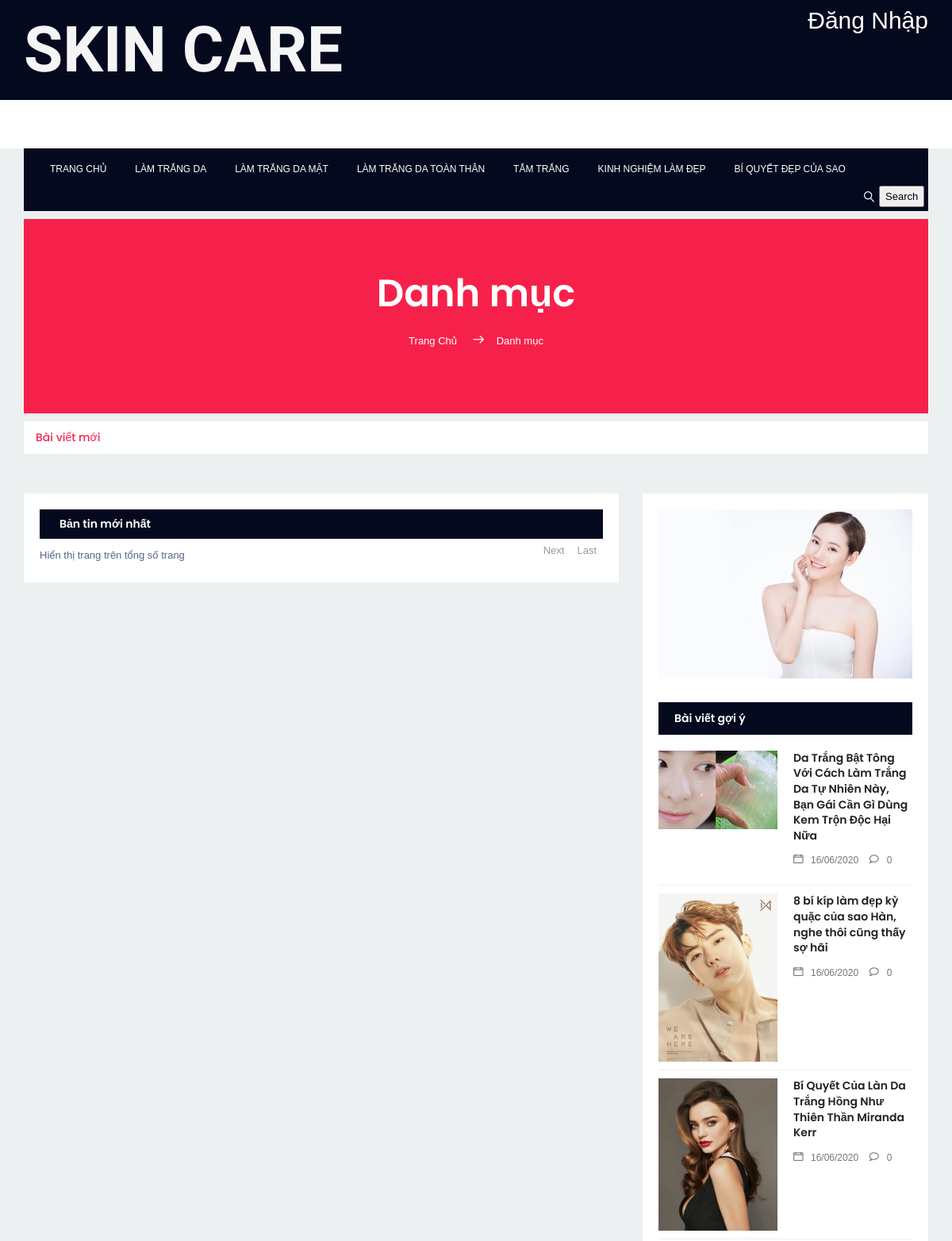
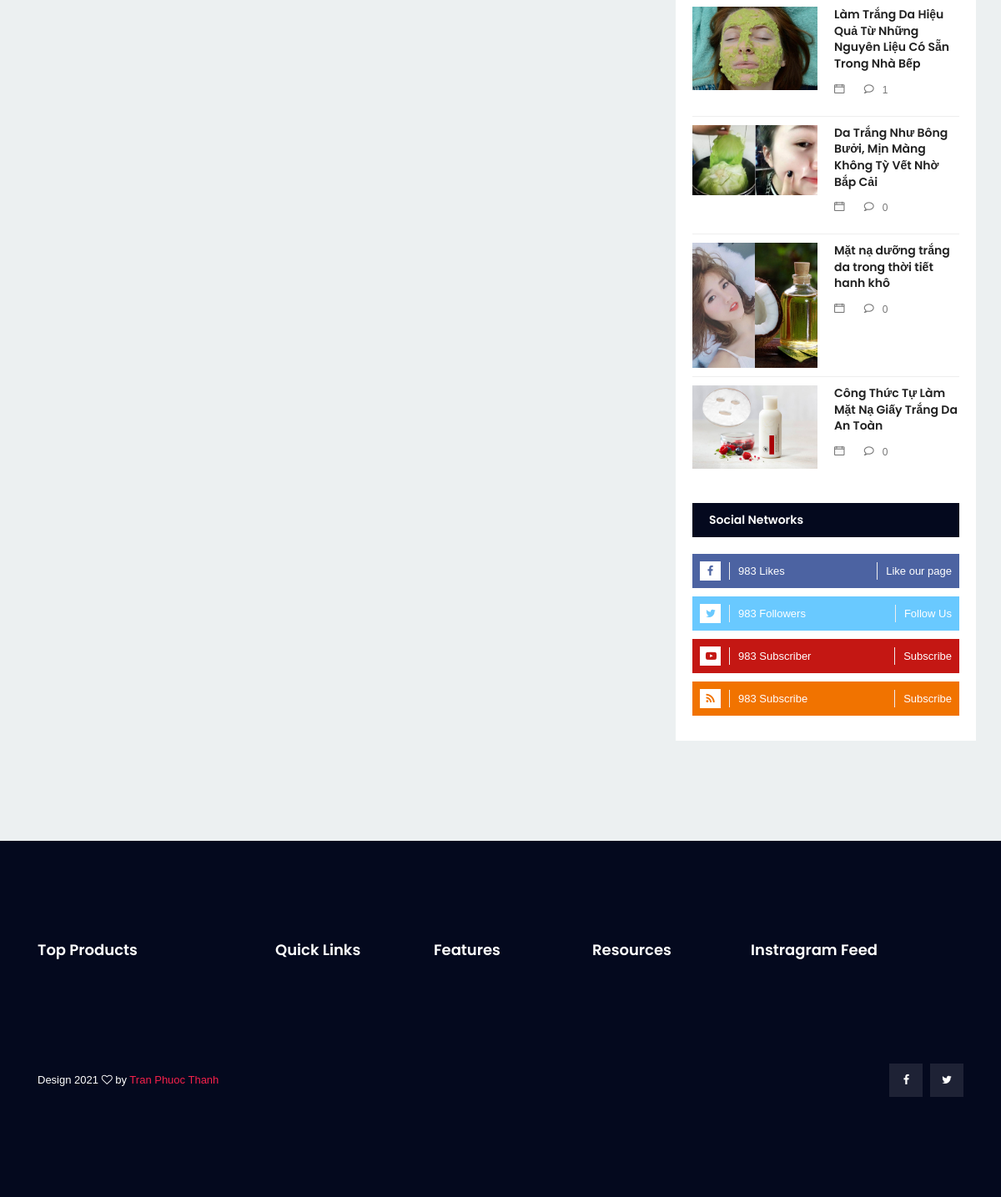
/web/archive.php, run on the app's committed database (2 pictures, top to bottom).
### tables this page shows
CREATE TABLE `category` (
  `id` bigint(20) NOT NULL AUTO_INCREMENT,
  `name` varchar(255) DEFAULT NULL,
  `code` varchar(255) DEFAULT NULL,
  `createddate` datetime DEFAULT NULL,
  `modifieddate` datetime DEFAULT NULL,
  `createdby` varchar(255) DEFAULT NULL,
  `modifiedby` varchar(255) DEFAULT NULL,
  PRIMARY KEY (`id`)
);

CREATE TABLE `new` (
  `id` bigint(20) NOT NULL AUTO_INCREMENT,
  `title` varchar(255) DEFAULT NULL,
  `thumbnail` varchar(255) DEFAULT NULL,
  `shortdescription` text,
  `content` text,
  `createddate` varchar(255) DEFAULT NULL,
  `modifieddate` varchar(255) DEFAULT NULL,
  `createdby` varchar(255) DEFAULT NULL,
  `modifiedby` varchar(255) DEFAULT NULL,
  `like_new` bigint(20) DEFAULT NULL,
  `comment_count` bigint(20) DEFAULT NULL,
  `view_count` bigint(20) DEFAULT NULL,
  `attributeid` bigint(20) NOT NULL,
  PRIMARY KEY (`id`),
  KEY `attributeid` (`attributeid`),
  CONSTRAINT `new_ibfk_1` FOREIGN KEY (`attributeid`) REFERENCES `attribute` (`id`)
);

### classes/CategoryDTO.php (called while the page is built)
<?php
 require_once('BaseDTO.php');
class CategoryDTO extends BaseDTO
{
  private $name;
  private $code;
public function setName($value){
        $this->name = $value;
    }
	public function setCode($value){
        $this->code = $value;
    }
  public function getName()
  {
    return $this->name;
  }
  public function getCode()
  {
    return $this->code ;
  }
}
?>

### web/archivepost.php (called while the page is built, shortened)
<?php
    $current_page=$_GET['page'];
	$limit=$_GET['limit'];
    if(isset($_SESSION['userid'])){
        $id=$_SESSION['userid'];
    }else {
        $id=-1;
    }
             $rowNew=mysqli_fetch_assoc($resultNew);?>

### classes/NewDTO.php (called while the page is built, shortened)
<?php
require_once('BaseDTO.php');
class NewDTO extends BaseDTO
{
  private $title;
  private $thumbnail;
  private $commentCount;
	public function setTitle($value){
        $this->title = $value;
    }
    public function setThumbnail($value){
        $this->thumbnail = $value;
    }
    	public function setComment($value){
        $this->commentCount = $value;
    }
  public function getTitle()
  {
    return $this->title;
  }
  public function getThumbnail()
  {
    return  $this->thumbnail;
  }
  public function getComment()
  {
    return $this->commentCount ;
  }
}
?>

### classes/BaseDTO.php (called while the page is built, shortened)
<?php
class BaseDTO
{
  private $id;
  private $createdDate;
  public function getId()
  {
    return $this->id;
  }
 public function setId($value){
        $this->id = $value;
    }
    public function getCreatedDate()
  {
    return $this->createdDate;
  }
 public function setCreatedDate($value){
        $this->createdDate = $value;
    }
}
?>

### web/suggestpost.php (the view)
<?php
    $sqlSuggest="SELECT * FROM new";
    $resultSuggest=mysqli_query($connect,$sqlSuggest);
    $listSuggest=array();
    $countPost=0;
    $arrayCheck=array();
    while($rowSuggest=mysqli_fetch_assoc($resultSuggest)){
        $objNew1 =new NewDTO();
        $objNew1->setId($rowSuggest['id']);
        $objNew1->setTitle($rowSuggest['title']);
        $objNew1->setThumbnail($rowSuggest['thumbnail']);
        $objNew1->setShortDescription($rowSuggest['shortdescription']);
        $objNew1->setCreatedBy($rowSuggest['createdby']);
        $objNew1->setComment($rowSuggest['comment_count']);
        $objNew1->setLike($rowSuggest['like_new']);
        $objNew1->setCreatedDate($rowSuggest['createddate']);
        array_push($listSuggest,$objNew1);
    }?>
    <div class="single-sidebar-widget most-popular-widget">
        <h6 class="title">Bài viết gợi ý</h6>
<?php
    while(true){
            $index=rand(0,count($listSuggest)-1);
            if(in_array($index,$arrayCheck)){
                continue;
            }else{
    ?>
    <div class="single-list flex-row d-flex">
        <div class="thumb">
            <img src="../img/images/thumbnails/<?=$listSuggest[$index]->getThumbnail();?>" alt="" width="150">
        </div>
        <div class="details">
            <a href="../web/detail.php?newid=<?=$listSuggest[$index]->getId();?>&userid=<?=$id;?>">
                <h6><?= $listSuggest[$index]->getTitle();?></h6>
            </a>
            <ul class="meta">
                <li><a href="#"><span class="lnr lnr-calendar-full"></span><?=$listSuggest[$index]->getCreatedDate();?></a></li>
                <li><a href="#"><span class="lnr lnr-bubble"></span><?=$listSuggest[$index]->getComment();?></a></li>
            </ul>
        </div>
    </div>
<?php
        $countPost++;
        array_push($arrayCheck,$index);
        if($countPost == 7){
            $countPost=0;
            break;
        }
    }
}
?>
</div>

### inc/web/header.php (shortened to what this page needs)
<!DOCTYPE html>
<html lang="zxx" class="no-js">
	<head>
		<link rel="stylesheet" href="../template/web/css/linearicons.css">
		<link rel="stylesheet" href="../template/web/css/font-awesome.min.css">
		<link rel="stylesheet" href="../template/web/css/bootstrap.css">
		<link rel="stylesheet" href="../template/web/css/magnific-popup.css">
		<link rel="stylesheet" href="../template/web/css/nice-select.css">
		<link rel="stylesheet" href="../template/web/css/animate.min.css">
		<link rel="stylesheet" href="../template/web/css/owl.carousel.css">
		<link rel="stylesheet" href="../template/web/css/jquery-ui.css">
		<link rel="stylesheet" href="../template/web/css/main.css">
		<link rel="stylesheet" href="../template/web/css/crud.css">
	</head>
	<body>
		<header>
			<div class="header-top">
				<div class="container">
					<div class="row">
						<div class="col-lg-6 col-md-6 col-sm-6 col-6 header-top-left no-padding">
							<a href="../web/index.php"><h2  style="color:whitesmoke;font-size:80px; font-family:'Amatic SC', cursive;">SKIN CARE</h2></a>
						</div>
						<div class="col-lg-6 col-md-6 col-sm-6 col-6 header-top-right no-padding">
							<ul>
                            <?php
							if(!isset($_SESSION['currUser']))
							{ ?>
								<li><a href="../login.php"><p style="font-size:30px">Đăng Nhập</p></a></li>
                                    <?php
 									}
							?>
							</ul>
						</div>
					</div>
				</div>
			</div>
			<div class="logo-wrap">
				<div class="container">
					<div class="row justify-content-between align-items-center">
						<div class="col-lg-4 col-md-4 col-sm-12 logo-left no-padding">
						</div>
						<div class="col-lg-8 col-md-8 col-sm-12 logo-right no-padding ads-banner">
						</div>
					</div>
				</div>
			</div>
			<div class="container main-menu" id="main-menu">
				<div class="row align-items-center justify-content-between">
					<?php include 'navigate.php';?>
					<form class="Search Search-custom" method="post">
							<label for="Search-box" class="Search-box-label">
								<span class="lnr lnr-magnifier"></span>
							</label>
							<input type="submit" name="search" class="search-submit" value="Search">
						</form>
				</div>
			</div>
		</header>

### inc/web/navigate.php
<?php
	include '../lib/db.php';
	require_once('../classes/CategoryDTO.php');
	$sqlCategory="SELECT * FROM category";
	$resultCategory=mysqli_query($connect,$sqlCategory);
	$categoryArr=array();
	while($rowCategory=mysqli_fetch_assoc($resultCategory)){
			$objCategory=new CategoryDTO();
			$objCategory->setId($rowCategory['id']);
			$objCategory->setName($rowCategory['name']);
			$objCategory->setCode($rowCategory['code']);
			array_push($categoryArr,$objCategory);
		}
?>
<nav id="nav-menu-container">
	<ul class="nav-menu">
		<li class="menu-active"><a href="../web/index.php">Trang chủ</a></li>
	<?php foreach($categoryArr as $category){ ?>
	<li><a href="../web/archive.php?category=<?=$category->getCode();?>&page=1&limit=4"><?=$category->getName();?></a></li>
<?php } ?>
	</ul>
</nav>

### web/archive.php
<?php
	include '../inc/web/header.php';
	include '../lib/db.php';
	include '../classes/NewDTO.php';
?>
		<div class="site-main-container">
			<section class="top-post-area pt-10">
				<div class="container no-padding">
					<div class="row">
						<div class="col-lg-12">
							<div class="hero-nav-area">
								<h1 class="text-white">Danh mục</h1>
								<p class="text-white link-nav"><a href="index.php">Trang Chủ </a>  <span class="lnr lnr-arrow-right"></span><a href="#">Danh mục </a></p>
							</div>
						</div>
						<div class="col-lg-12">
							<div class="news-tracker-wrap">
								<?php if(isset($_GET['search'])){ ?>
								<h6><span>Kết quả tìm kiếm</span> <a href="#"></a></h6>
							<?php }else{?>
								<h6><span>Bài viết mới</span>   <a href="#"></a></h6>
							<?php
								}?>
							</div>
						</div>
					</div>
				</div>
			</section>
			<section class="latest-post-area pb-120">
				<div class="container no-padding">
					<div class="row">
						<div class="col-lg-8 post-list">
							<div class="latest-post-wrap">
								<?php if(isset($_GET['search'])){?>
								<h4 class="cat-title">Các bài viết được tìm thấy</h4>
								<?php
									include '../web/search.php';
							}else{?>
									<h4 class="cat-title">Bản tin mới nhất</h4>
								<?php include '../web/archivepost.php';
								}?>
								<?php
								include '../inc/pagination.php';?>
							</div>
						</div>
						<div class="col-lg-4">
							<div class="sidebars-area">
								<div class="single-sidebar-widget ads-widget">
									<img class="img-fluid" src="../img/sidebar/unnamed.jpg" alt="">
								</div>
								<?php include ('./suggestpost.php');?>
								<div class="single-sidebar-widget social-network-widget">
									<h6 class="title">Social Networks</h6>
									<ul class="social-list">
										<li class="d-flex justify-content-between align-items-center fb">
											<div class="icons d-flex flex-row align-items-center">
												<i class="fa fa-facebook" aria-hidden="true"></i>
												<p>983 Likes</p>
											</div>
											<a href="#">Like our page</a>
										</li>
										<li class="d-flex justify-content-between align-items-center tw">
											<div class="icons d-flex flex-row align-items-center">
												<i class="fa fa-twitter" aria-hidden="true"></i>
												<p>983 Followers</p>
											</div>
											<a href="#">Follow Us</a>
										</li>
										<li class="d-flex justify-content-between align-items-center yt">
											<div class="icons d-flex flex-row align-items-center">
												<i class="fa fa-youtube-play" aria-hidden="true"></i>
												<p>983 Subscriber</p>
											</div>
											<a href="#">Subscribe</a>
										</li>
										<li class="d-flex justify-content-between align-items-center rs">
											<div class="icons d-flex flex-row align-items-center">
												<i class="fa fa-rss" aria-hidden="true"></i>
												<p>983 Subscribe</p>
											</div>
											<a href="#">Subscribe</a>
										</li>
									</ul>
								</div>
							</div>
						</div>
					</div>
				</div>
			</section>
		</div>
			<?php
		include '../inc/web/footer.php';
	?>

### inc/pagination.php (shortened to what this page needs)
  <?php
    $url =  "//{$_SERVER['HTTP_HOST']}{$_SERVER['REQUEST_URI']}";
    $escaped_url = htmlspecialchars( $url, ENT_QUOTES, 'UTF-8' );
    if(strpos($escaped_url,"category")==false && strpos($escaped_url,"userid")==false&& strpos($escaped_url,"search")==false){?>
 <div class="clearfix">
                <div class="hint-text">Hiển thị trang <b><?= $current_page ?></b> trên tổng số trang <b><?= $totalPages?></b></div>
                <ul class="pagination">
<?php
    if($current_page<$totalPages-1){
        $next_page=$current_page + 1 ; ?>
        <li class="page-item"><a href="?limit= <?= $limit ?>&page=<?= $next_page?>" class="page-link">Next</a></li>
  <?php  } ?>
<?php
    if($current_page < $totalPages -3 ){
        $endPage=$totalPages;
        ?>
         <li class="page-item"><a href="?limit= <?= $limit ?>&page=<?=$endPage?>" class="page-link">Last</a></li>
   <?php }
?>
    </ul>
            </div>
<?php
    }
  ?>

### inc/web/footer.php (shortened to what this page needs)
		<footer class="footer-area section-gap">
			<div class="container">
				<div class="row">
					<div class="col-lg-3 col-md-6 single-footer-widget">
						<h4>Top Products</h4>
					</div>
					<div class="col-lg-2 col-md-6 single-footer-widget">
						<h4>Quick Links</h4>
					</div>
					<div class="col-lg-2 col-md-6 single-footer-widget">
						<h4>Features</h4>
					</div>
					<div class="col-lg-2 col-md-6 single-footer-widget">
						<h4>Resources</h4>
					</div>
					<div class="col-lg-3 col-md-6 single-footer-widget">
						<h4>Instragram Feed</h4>
					</div>
				</div>
				<div class="footer-bottom row align-items-center">
                	<p class="footer-text m-0 col-lg-8 col-md-12">
Design <script>document.write(new Date().getFullYear());</script>  <i class="fa fa-heart-o" aria-hidden="true"></i> by <a href="https://colorlib.com" target="_blank">Tran Phuoc Thanh</a>
</p>
					<div class="col-lg-4 col-md-12 footer-social">
						<a href="#"><i class="fa fa-facebook"></i></a>
						<a href="#"><i class="fa fa-twitter"></i></a>
					</div>
				</div>
			</div>
		</footer>
	</body>
</html>

### template/web/css/crud.css (style rules this page uses)
body { color: #566787; background: #f5f5f5; font-family: 'Varela Round', sans-serif; font-size: 13px; }
.pagination { float: right; margin: 0 0 5px; }
.pagination li a { border: none; font-size: 13px; min-width: 30px; min-height: 30px; color: #999; margin: 0 2px; line-height: 30px; border-radius: 2px !important; text-align: center; padding: 0 6px; }
.hint-text { float: left; margin-top: 10px; font-size: 13px; }

### data on the page
category: name "LÀM TRẮNG DA"
category: name "LÀM TRẮNG DA MẶT"
category: name "LÀM TRẮNG DA TOÀN THÂN"
category: name "TẮM TRẮNG"
category: name "KINH NGHIỆM LÀM ĐẸP"
category: name "BÍ QUYẾT ĐẸP CỦA SAO"
new: thumbnail (picture), title "Da Trắng Bật Tông Với Cách Làm Trắng Da Tự Nhiên Này, Bạn Gái Cần Gì Dùng Kem Trộn Độc Hại Nữa", createddate "16/06/2020", comment_count "0"
new: thumbnail (picture), title "8 bí kíp làm đẹp kỳ quặc của sao Hàn, nghe thôi cũng thấy sợ hãi", createddate "16/06/2020", comment_count "0"
new: thumbnail (picture), title "Bí Quyết Của Làn Da Trắng Hồng Như Thiên Thần Miranda Kerr", createddate "16/06/2020", comment_count "0"
new: thumbnail (picture), title "Làm Trắng Da Hiệu Quả Từ Những Nguyên Liệu Có Sẵn Trong Nhà Bếp", comment_count "1"
new: thumbnail (picture), title "Da Trắng Như Bông Bưởi, Mịn Màng Không Tỳ Vết Nhờ Bắp Cải", comment_count "0"
new: thumbnail (picture), title "Mặt nạ dưỡng trắng da trong thời tiết hanh khô", comment_count "0"
new: thumbnail (picture), title "Công Thức Tự Làm Mặt Nạ Giấy Trắng Da An Toàn", comment_count "0"
